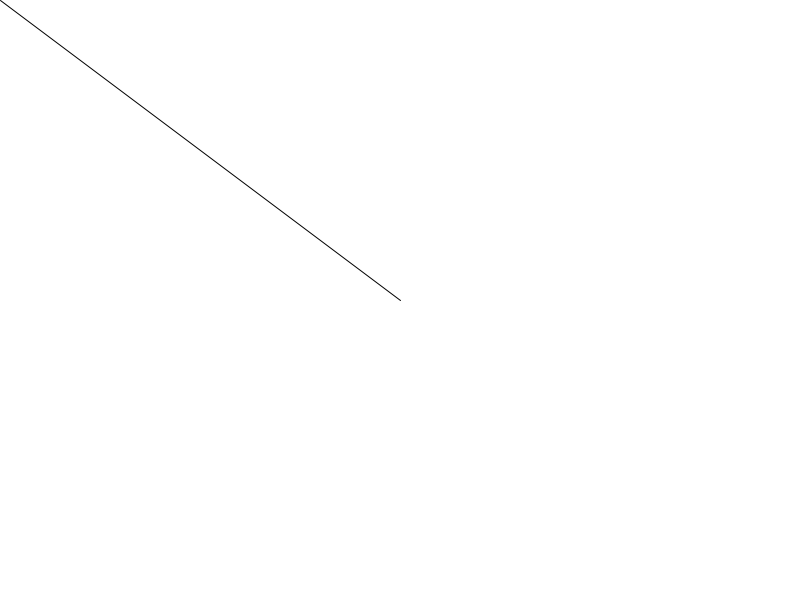
Frame 1 (no input)
Frame 60 (the mouse pressed at the canvas centre just before this capture): identical to frame 1, image omitted
Frame 120 (the mouse held since frame 60 and released just before this capture): blank canvas, image omitted

The Processing sketch that drew this single still picture (run headless with seeded random() and noise(); from frame 60 on, the mouse is pressed at the canvas centre):

// Processing sketch: Stretch_01
// ── Stretch_01.pde

void setup()
{
  size( 800, 600 );
}

void draw()
{
  // start with a white canvas
  background( 255 );
  // draw a line from the center of the screen to the mouse
  line( width / 2, height / 2, mouseX, mouseY );
}
